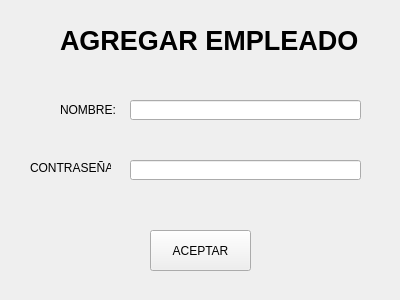
<?xml version="1.0" encoding="UTF-8"?>
<ui version="4.0">
 <class>AEmpleado</class>
 <widget class="QWidget" name="AEmpleado">
  <property name="geometry">
   <rect>
    <x>0</x>
    <y>0</y>
    <width>400</width>
    <height>300</height>
   </rect>
  </property>
  <property name="windowTitle">
   <string>Form</string>
  </property>
  <widget class="QLabel" name="label_6">
   <property name="geometry">
    <rect>
     <x>60</x>
     <y>20</y>
     <width>311</width>
     <height>41</height>
    </rect>
   </property>
   <property name="font">
    <font>
     <pointsize>20</pointsize>
     <weight>75</weight>
     <italic>false</italic>
     <bold>true</bold>
     <kerning>true</kerning>
    </font>
   </property>
   <property name="text">
    <string>AGREGAR EMPLEADO</string>
   </property>
  </widget>
  <widget class="QPushButton" name="pushButton">
   <property name="geometry">
    <rect>
     <x>150</x>
     <y>230</y>
     <width>101</width>
     <height>41</height>
    </rect>
   </property>
   <property name="text">
    <string>ACEPTAR</string>
   </property>
  </widget>
  <widget class="QLabel" name="label">
   <property name="geometry">
    <rect>
     <x>60</x>
     <y>100</y>
     <width>61</width>
     <height>20</height>
    </rect>
   </property>
   <property name="text">
    <string>NOMBRE:</string>
   </property>
  </widget>
  <widget class="QLabel" name="label_2">
   <property name="geometry">
    <rect>
     <x>30</x>
     <y>160</y>
     <width>81</width>
     <height>16</height>
    </rect>
   </property>
   <property name="text">
    <string>CONTRASEÑA:</string>
   </property>
  </widget>
  <widget class="QLineEdit" name="cont">
   <property name="geometry">
    <rect>
     <x>130</x>
     <y>160</y>
     <width>231</width>
     <height>20</height>
    </rect>
   </property>
   <property name="maxLength">
    <number>30</number>
   </property>
  </widget>
  <widget class="QLineEdit" name="usuario">
   <property name="geometry">
    <rect>
     <x>130</x>
     <y>100</y>
     <width>231</width>
     <height>20</height>
    </rect>
   </property>
   <property name="maxLength">
    <number>30</number>
   </property>
  </widget>
 </widget>
 <resources/>
 <connections/>
</ui>
